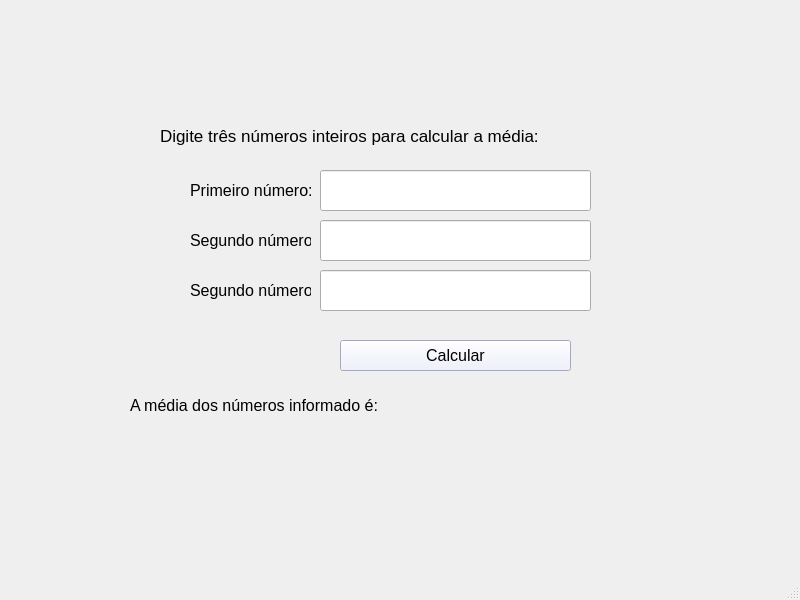
<?xml version="1.0" encoding="UTF-8"?>
<ui version="4.0">
 <class>MainWindow</class>
 <widget class="QMainWindow" name="MainWindow">
  <property name="geometry">
   <rect>
    <x>0</x>
    <y>0</y>
    <width>800</width>
    <height>600</height>
   </rect>
  </property>
  <property name="windowTitle">
   <string>MainWindow</string>
  </property>
  <widget class="QWidget" name="centralwidget">
   <widget class="QLineEdit" name="lineEditNum_1">
    <property name="geometry">
     <rect>
      <x>320</x>
      <y>170</y>
      <width>271</width>
      <height>41</height>
     </rect>
    </property>
    <property name="font">
     <font>
      <family>Arial</family>
      <pointsize>12</pointsize>
     </font>
    </property>
    <property name="text">
     <string/>
    </property>
   </widget>
   <widget class="QLabel" name="labelNum_3">
    <property name="geometry">
     <rect>
      <x>190</x>
      <y>270</y>
      <width>121</width>
      <height>41</height>
     </rect>
    </property>
    <property name="font">
     <font>
      <family>Arial</family>
      <pointsize>12</pointsize>
     </font>
    </property>
    <property name="text">
     <string>Segundo número:</string>
    </property>
   </widget>
   <widget class="QLineEdit" name="lineEditNum_3">
    <property name="geometry">
     <rect>
      <x>320</x>
      <y>270</y>
      <width>271</width>
      <height>41</height>
     </rect>
    </property>
    <property name="font">
     <font>
      <family>Arial</family>
      <pointsize>12</pointsize>
     </font>
    </property>
    <property name="text">
     <string/>
    </property>
   </widget>
   <widget class="QLabel" name="labelNum_1">
    <property name="geometry">
     <rect>
      <x>190</x>
      <y>170</y>
      <width>121</width>
      <height>41</height>
     </rect>
    </property>
    <property name="font">
     <font>
      <family>Arial</family>
      <pointsize>12</pointsize>
     </font>
    </property>
    <property name="text">
     <string>Primeiro número:</string>
    </property>
   </widget>
   <widget class="QPushButton" name="pushButtonCalcular">
    <property name="geometry">
     <rect>
      <x>340</x>
      <y>340</y>
      <width>231</width>
      <height>31</height>
     </rect>
    </property>
    <property name="font">
     <font>
      <family>Arial</family>
      <pointsize>12</pointsize>
     </font>
    </property>
    <property name="styleSheet">
     <string notr="true">background: #eaedff;</string>
    </property>
    <property name="text">
     <string>Calcular</string>
    </property>
   </widget>
   <widget class="QLabel" name="labelResultado">
    <property name="geometry">
     <rect>
      <x>130</x>
      <y>380</y>
      <width>641</width>
      <height>51</height>
     </rect>
    </property>
    <property name="font">
     <font>
      <family>Arial</family>
      <pointsize>12</pointsize>
     </font>
    </property>
    <property name="text">
     <string>A média dos números informado é: </string>
    </property>
   </widget>
   <widget class="QLabel" name="labelNum_2">
    <property name="geometry">
     <rect>
      <x>190</x>
      <y>220</y>
      <width>121</width>
      <height>41</height>
     </rect>
    </property>
    <property name="font">
     <font>
      <family>Arial</family>
      <pointsize>12</pointsize>
     </font>
    </property>
    <property name="text">
     <string>Segundo número:</string>
    </property>
   </widget>
   <widget class="QLabel" name="labelDescricao">
    <property name="geometry">
     <rect>
      <x>160</x>
      <y>120</y>
      <width>381</width>
      <height>31</height>
     </rect>
    </property>
    <property name="font">
     <font>
      <family>Arial</family>
      <pointsize>13</pointsize>
     </font>
    </property>
    <property name="text">
     <string>Digite três números inteiros para calcular a média:</string>
    </property>
   </widget>
   <widget class="QLineEdit" name="lineEditNum_2">
    <property name="geometry">
     <rect>
      <x>320</x>
      <y>220</y>
      <width>271</width>
      <height>41</height>
     </rect>
    </property>
    <property name="font">
     <font>
      <family>Arial</family>
      <pointsize>12</pointsize>
     </font>
    </property>
    <property name="text">
     <string/>
    </property>
   </widget>
  </widget>
  <widget class="QMenuBar" name="menubar">
   <property name="geometry">
    <rect>
     <x>0</x>
     <y>0</y>
     <width>800</width>
     <height>21</height>
    </rect>
   </property>
  </widget>
  <widget class="QStatusBar" name="statusbar"/>
 </widget>
 <resources/>
 <connections/>
</ui>
